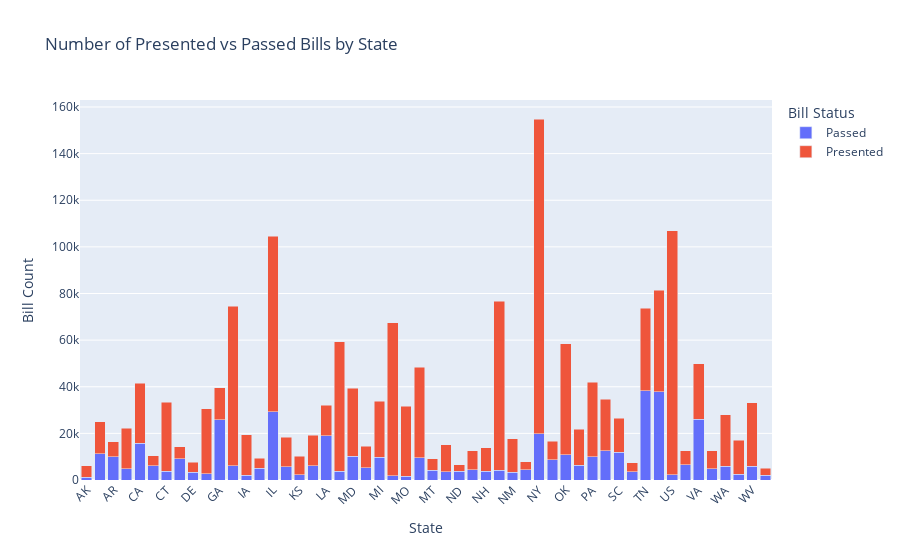

Notebook cell for this chart:
### Code cell
# Create stacked bar chart to visualize bills pasesed by state
fig = px.bar(bill_state_counts_df, x="State", y="BillCount", color="Status_Buckets", barmode="stack",
            title="Number of Presented vs Passed Bills by State", 
            labels = {"State": "State", "BillCount": "Bill Count", "Status_Buckets": "Bill Status"})
fig.update_xaxes(tickangle=-45)
fig.show()

### Figure 1 — Plotly figure (JSON) as saved in the notebook; plotly's stock layout.template omitted (floating-point values rounded to 4 significant figures)
{"data": [{"alignmentgroup": "True", "hovertemplate": "Bill Status=Passed<br>State=%{x}<br>Bill Count=%{y}<extra></extra>", "legendgroup": "Passed", "marker": {"color": "#636efa", "pattern": {"shape": ""}}, "name": "Passed", "offsetgroup": "Passed", "orientation": "v", "showlegend": true, "textposition": "auto", "type": "bar", "x": ["AK", "AL", "AR", "AZ", "CA", "CO", "CT", "DC", "DE", "FL", "GA", "HI", "IA", "ID", "IL", "IN", "KS", "KY", "LA", "MA", "MD", "ME", "MI", "MN", "MO", "MS", "MT", "NC", "ND", "NE", "NH", "NJ", "NM", "NV", "NY", "OH", "OK", "OR", "PA", "RI", "SC", "SD", "TN", "TX", "US", "UT", "VA", "VT", "WA", "WI", "WV", "WY"], "xaxis": "x", "y": [1287, 11173, 10078, 4919, 15661, 6060, 3688, 9034, 3261, 2751, 25841, 6194, 1950, 5025, 29298, 5620, 2326, 6114, 18938, 3770, 10130, 5359, 9712, 1747, 1512, 9606, 4232, 3441, 3834, 4451, 3710, 4269, 3311, 4348, 19899, 8732, 10745, 6377, 9872, 12454, 11992, 3564, 38237, 37831, 2269, 6443, 26123, 4791, 5977, 2566, 5799, 2095], "yaxis": "y"}, {"alignmentgroup": "True", "hovertemplate": "Bill Status=Presented<br>State=%{x}<br>Bill Count=%{y}<extra></extra>", "legendgroup": "Presented", "marker": {"color": "#EF553B", "pattern": {"shape": ""}}, "name": "Presented", "offsetgroup": "Presented", "orientation": "v", "showlegend": true, "textposition": "auto", "type": "bar", "x": ["AK", "AL", "AR", "AZ", "CA", "CO", "CT", "DC", "DE", "FL", "GA", "HI", "IA", "ID", "IL", "IN", "KS", "KY", "LA", "MA", "MD", "ME", "MI", "MN", "MO", "MS", "MT", "NC", "ND", "NE", "NH", "NJ", "NM", "NV", "NY", "OH", "OK", "OR", "PA", "RI", "SC", "SD", "TN", "TX", "US", "UT", "VA", "VT", "WA", "WI", "WV", "WY"], "xaxis": "x", "y": [4875, 13824, 6431, 17175, 25775, 4251, 29560, 5322, 4301, 27862, 13659, 68249, 17474, 4406, 75276, 12733, 7912, 13030, 13073, 55550, 29191, 9024, 24148, 65704, 30100, 38710, 4786, 11782, 2702, 8200, 10095, 72486, 14471, 3474, 134953, 7844, 47627, 15416, 32007, 22126, 14584, 3936, 35506, 43572, 104720, 6188, 23851, 7767, 21976, 14581, 27398, 2950], "yaxis": "y"}], "layout": {"autosize": true, "barmode": "stack", "legend": {"title": {"text": "Bill Status"}, "tracegroupgap": 0}, "title": {"text": "Number of Presented vs Passed Bills by State"}, "xaxis": {"anchor": "y", "autorange": true, "domain": [0, 1], "range": [-0.5, 51.5], "tickangle": -45, "title": {"text": "State"}, "type": "category"}, "yaxis": {"anchor": "x", "autorange": true, "domain": [0, 1], "range": [0, 163000.0], "title": {"text": "Bill Count"}, "type": "linear"}}}
